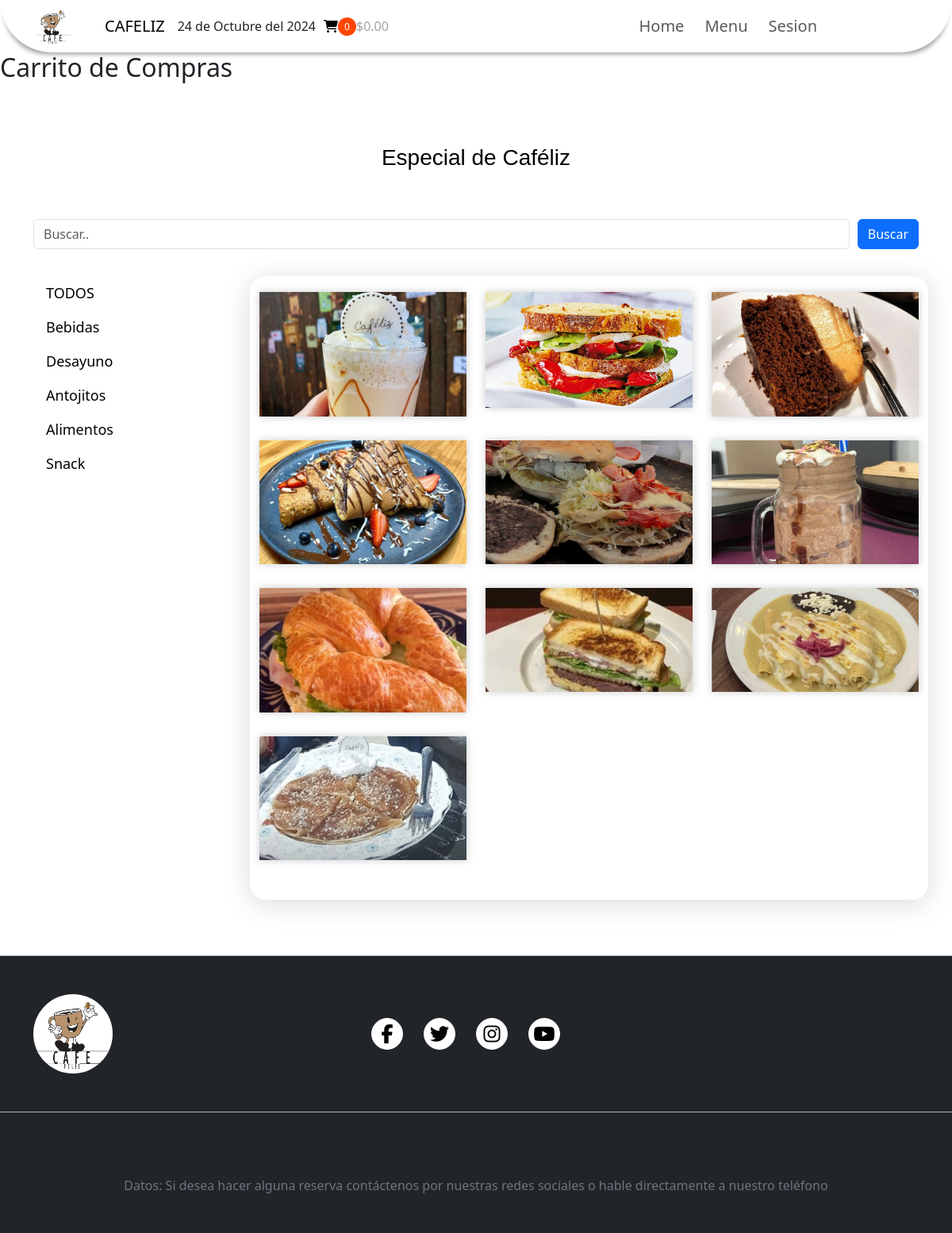
Page /menu.php on the committed database.
### tables this page shows
CREATE TABLE `menucategoria` (
  `Categoria` varchar(50) NOT NULL,
  `ID_Cat` int(11) NOT NULL AUTO_INCREMENT,
  PRIMARY KEY (`ID_Cat`)
);

CREATE TABLE `menuproductos` (
  `id` int(11) NOT NULL AUTO_INCREMENT,
  `Product_Nombre` varchar(255) NOT NULL,
  `Descripcion` text NOT NULL,
  `Costo` decimal(10,2) NOT NULL,
  `Imagen` varchar(255) NOT NULL,
  `id_categoria` int(11) NOT NULL,
  PRIMARY KEY (`id`),
  KEY `id_categoria` (`id_categoria`),
  CONSTRAINT `menuproductos_ibfk_1` FOREIGN KEY (`id_categoria`) REFERENCES `menucategoria` (`ID_Cat`)
);

### menu.php (the view, shortened to what this page needs)
<!DOCTYPE html>
<html lang="en">
<head>
    <link rel="stylesheet" href="CSS/estilos.css">
         <link href="https://cdn.jsdelivr.net/npm/bootstrap@5.3.3/dist/css/bootstrap.min.css" rel="stylesheet">
</head>
<body>
<?php include("includes/navbar.php");?>
    <div class="menu-box">
        <div class="container">
            <div class="row">
                <div class="col-lg-12">
                    <div class="heading-title text-center">
                        <h2>Especial de Caféliz</h2>
                    </div>
                </div>
            </div>
            <div class="row">
                <div class="col-lg-12">
                    <form method="GET" action="menu.php" class="mb-4">
                        <div class="d-flex">
                            <input type="text" class="form-control" name="search" placeholder="Buscar.." value="<?php echo isset($_GET['search']) ? htmlspecialchars($_GET['search']) : '' ?>">
                            <button class="btn btn-primary" type="submit">Buscar</button>
                        </div>
                    </form>
                </div>
            </div>
            <div class="row inner-menu-box">
                <div class="col-3">
                    <div class="nav flex-column nav-pills" id="v-pills-tab" role="tablist" aria-orientation="vertical">
                        <a class="nav-link" id="v-pills-all-tab" href="menu.php" role="tab" aria-controls="v-pills-all" aria-selected="true">TODOS</a>
                        <?php
                        include("BD/conexion.php");
                        $consulta = "SELECT * FROM menucategoria";
                        $resultado = mysqli_query($connection, $consulta);
                        while ($fila = mysqli_fetch_array($resultado)) {
                            ?>
                            <a class="nav-link" id="v-pills-<?php echo $fila['ID_Cat']?>-tab" href="menu.php?categoriaid=<?php echo $fila['ID_Cat']?>" role="tab" aria-controls="v-pills-<?php echo $fila['ID_Cat']?>" aria-selected="false">
                                <?php echo $fila['Categoria']; ?>
                            </a>
                        <?php }?>
                    </div>
                </div>
                <div class="col-9" id="lista-productos">
                    <div class="tab-content" id="v-pills-tabContent">
                        <div class="tab-pane fade show active" id="v-pills-all" role="tabpanel" aria-labelledby="v-pills-all-tab">
                            <div class="row">
                                <?php
                                include("BD/conexion.php");
                                $search_query = '';
                                if (isset($_GET['categoriaid']) && !empty($_GET['categoriaid'])) {
                                    $categoria_id = $_GET['categoriaid'];
                                    $consulta = "SELECT * FROM menuproductos WHERE id_categoria = $categoria_id $search_query";
                                } else {
                                    $consulta = "SELECT * FROM menuproductos WHERE 1=1 $search_query";
                                }
                                $resultado = mysqli_query($connection, $consulta);
                                if (mysqli_num_rows($resultado) > 0) {
                                    while ($fila = mysqli_fetch_array($resultado)) {
                                        ?>
                                        <div class="col-lg-4 col-md-6 special-grid drinks">
                                            <div class="gallery-single fix">
                                                <img src="<?php echo substr($fila['Imagen'], 1) ?>" class="img-fluid" alt="Image">
                                            </div>
                                        </div>
                                        <?php
                                    }
                                } else {
                                    echo "<p>No se encontraron productos para esta búsqueda.</p>";
                                }
                                ?>
                            </div>
                        </div>
                    </div>
                </div>
            </div>
        </div>
    </div>
</body>
</html>

### includes/navbar.php (shortened to what this page needs)
<!DOCTYPE html>
<html lang="en">
<head>
  <link rel="stylesheet" href="CSS/estilos.css">
</head>
<body>
  <div class="Barra">
    <nav class="navbar navbar-expand-lg ftco_navbar ftco-navbar-light" id="ftco-navbar" style="z-index: 10;">
      <div class="container">
      <img src="./IMG/CAFELIZ.jpeg" alt="" width="50" height="50" style="border-radius: 50%;">
        <a class="navbar-brand" href="index.php">CAFELIZ</a>
        <button id="open_cart">
          <div class="cart">
            <div class="cart_container d-flex flex-row">
              <div class="cart_icon">
                <span class="fa-solid fa-cart-shopping"></span>
              </div>
              <div class="cart_count"><span>0</span></div>
              <div class="cart-content">
                <div class="cart_price">$0.00</div>
              </div>
            </div>
          </div>
        </button>
        <div class="collapse navbar-collapse" id="navbarNav">
          <ul class="navbar-nav ml-auto mr-md-3 align-items-center">
            <li class="nav-item"><a href="./index.php" class="nav-link">Home</a></li>
            <li class="nav-item"><a href="./menu.php" class="nav-link">Menu</a></li>
            <li class="nav-item"><a href="./login.php" class="nav-link">Sesion</a></li>
          </ul>
        </div>
      </div>
    </nav>
  </div>
  <?php include("./PHP/compra.php") ?>
</body>
</html>

### PHP/compra.php (shortened to what this page needs)
<!DOCTYPE html>
<html lang="es">
<head>
    <link rel="stylesheet" href="https://stackpath.bootstrapcdn.com/bootstrap/5.3.0/css/bootstrap.min.css">
</head>
<body>
<h2>Carrito de Compras</h2>
</body>
</html>

### CSS/estilos.css (style rules this page uses)
.navbar { padding: 10px 0px; position: fixed; width: 100%; border-radius: 0px 0px 100px 100px; box-shadow: 0 8px 6px -6px rgba(0, 0, 0, 0.4); z-index: 10; background: #ffffff; }
.navbar .container { display: flex; justify-content: space-evenly; flex-wrap: wrap; align-items: center }
.navbar-expand-lg .navbar-collapse { flex-direction: row-reverse; justify-content:space-between; margin-right: 120px; }
.navbar-expand-lg .navbar-collapse li { font-size: 20px; margin-left: 10px; }
.navbar-brand { margin-left: 40px; }
.cart_count { width: 23px; height: 23px; background: #FF4500; border-radius: 50%; text-align: center; }
.cart_count span { display: block; line-height: 23px; font-size: 12px; color: #FFFFFF; }
.cart_price { font-size: 16px; color: #a3a3a3; }
.btn { padding: 15px; border-radius: 12px; border: none; margin: 10px 0; margin-left: 10px; font-size: 15px; background: #FF4500; color: white; cursor: pointer; transition: all .5s ease; }
.d-flex { display: flex !important; align-items: center; width: 100%; }
.menu-box { padding: 70px 0px; z-index: 1; }
.heading-title { margin-bottom: 50px; }
.heading-title h2 { color: #010101; font-size: 28px; font-family: 'Rubik', sans-serif; font-weight: 500; }
.inner-menu-box .nav-pills .nav-link { font-size: 18px; color: #000; }
.gallery-single { margin-bottom: 30px; }
.gallery-single { position: relative; overflow: hidden; -webkit-box-shadow: 0 0 10px #ccc; box-shadow: 0 0 10px #ccc; }
#open_cart { border: none; background-color: var(--accent-color); padding: 10px; border-radius: 5px; display: flex; align-items: center; justify-content: center; cursor: pointer; }
.col-9 { flex: 0 0 auto; width: 75%; box-shadow: 0 5px 35px rgba(0, 0, 0, 0.15); padding: 20px; border-radius: 20px; align-content: center; }

### menu.php (style rules this page uses)
.img-fluid { max-width: 100%; height: auto; object-fit: cover; }

### rows in the picture
menucategoria: Categoria "Bebidas"
menucategoria: Categoria "Desayuno"
menucategoria: Categoria "Antojitos"
menucategoria: Categoria "Alimentos"
menucategoria: Categoria "Snack"
menuproductos: Imagen (picture)
menuproductos: Imagen (picture)
menuproductos: Imagen (picture)
menuproductos: Imagen (picture)
menuproductos: Imagen (picture)
menuproductos: Imagen (picture)
menuproductos: Imagen (picture)
menuproductos: Imagen (picture)
menuproductos: Imagen (picture)
menuproductos: Imagen (picture)
